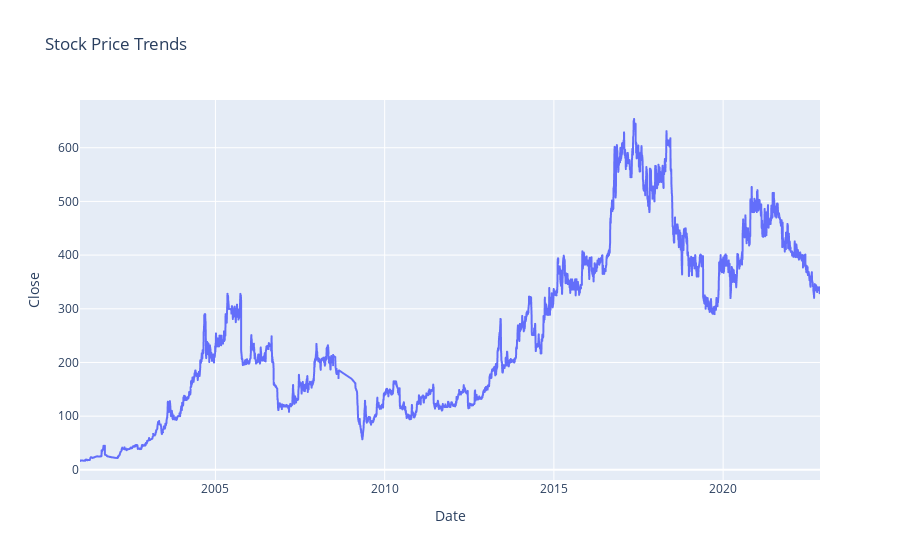

Notebook cell for this chart:
### Code cell
import plotly.express as px

fig = px.line(honda, x=honda.index, y="Close", title="Stock Price Trends")
fig.show()

### Figure 1 — Plotly figure (JSON) as saved in the notebook; plotly's stock layout.template omitted (floating-point values rounded to 4 significant figures; data arrays with more than 128 entries replaced by an {"elided": "..."} marker saying what was removed)
{"data": [{"hovertemplate": "Date=%{x}<br>Close=%{y}<extra></extra>", "legendgroup": "", "line": {"color": "#636efa", "dash": "solid"}, "marker": {"symbol": "circle"}, "mode": "lines", "name": "", "showlegend": false, "type": "scattergl", "x": {"elided": "4477 str values"}, "xaxis": "x", "y": {"elided": "4477 float values"}, "yaxis": "y"}], "layout": {"legend": {"tracegroupgap": 0}, "title": {"text": "Stock Price Trends"}, "xaxis": {"anchor": "y", "domain": [0, 1], "title": {"text": "Date"}}, "yaxis": {"anchor": "x", "domain": [0, 1], "title": {"text": "Close"}}}}
